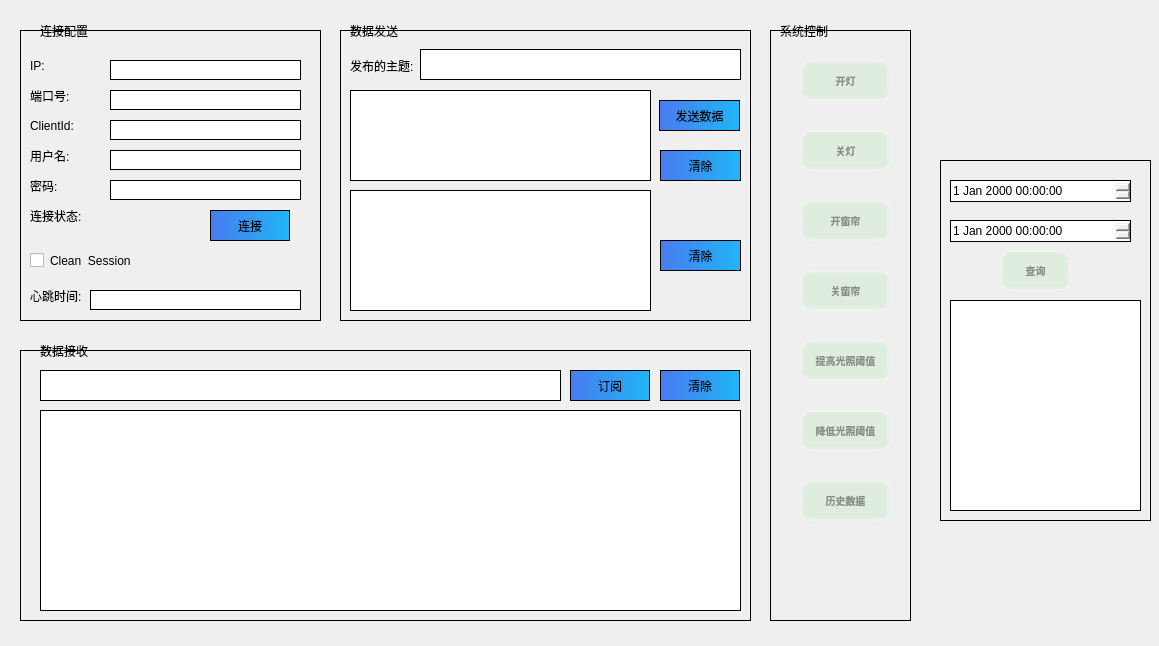
<?xml version="1.0" encoding="UTF-8"?>
<ui version="4.0">
 <class>mqttclient</class>
 <widget class="QWidget" name="mqttclient">
  <property name="geometry">
   <rect>
    <x>0</x>
    <y>0</y>
    <width>1159</width>
    <height>646</height>
   </rect>
  </property>
  <property name="windowTitle">
   <string>mqttclient</string>
  </property>
  <property name="styleSheet">
   <string notr="true">widget.setStyleSheet(&quot;border: 1px solid black;&quot;)</string>
  </property>
  <widget class="QLabel" name="label">
   <property name="geometry">
    <rect>
     <x>40</x>
     <y>20</y>
     <width>61</width>
     <height>21</height>
    </rect>
   </property>
   <property name="text">
    <string>连接配置</string>
   </property>
  </widget>
  <widget class="QLabel" name="label_2">
   <property name="geometry">
    <rect>
     <x>350</x>
     <y>20</y>
     <width>61</width>
     <height>21</height>
    </rect>
   </property>
   <property name="text">
    <string>数据发送</string>
   </property>
  </widget>
  <widget class="QLabel" name="label_3">
   <property name="geometry">
    <rect>
     <x>40</x>
     <y>340</y>
     <width>61</width>
     <height>21</height>
    </rect>
   </property>
   <property name="text">
    <string>数据接收</string>
   </property>
  </widget>
  <widget class="QWidget" name="widget" native="true">
   <property name="geometry">
    <rect>
     <x>20</x>
     <y>30</y>
     <width>301</width>
     <height>291</height>
    </rect>
   </property>
   <property name="styleSheet">
    <string notr="true">QWidget
{
	border:1px solid black;
}
QLabel,QCheckBox,QTextBrowser
{
	border:0px solid black;
}
QPushButton
{
    /*背景颜色 
    background-color:transparent;*/
    /*字体颜色为白色    
    color:black; */
    background: qlineargradient(x1:0, y1:0, x2:1, y2:0,stop:0 #497BF0,stop:1 #1FB6F6);
}
QPushButton:pressed
{
    /*按下时字向右移动4像素*/  
    padding-left:4px;
    /*按下时字向下移动4像素*/  
    padding-top:4px;
	
	background-color: rgb(85, 255, 0);
}</string>
   </property>
   <widget class="QLabel" name="label_4">
    <property name="geometry">
     <rect>
      <x>10</x>
      <y>20</y>
      <width>61</width>
      <height>31</height>
     </rect>
    </property>
    <property name="text">
     <string>IP:</string>
    </property>
   </widget>
   <widget class="QLabel" name="label_5">
    <property name="geometry">
     <rect>
      <x>10</x>
      <y>50</y>
      <width>61</width>
      <height>31</height>
     </rect>
    </property>
    <property name="text">
     <string>端口号:</string>
    </property>
   </widget>
   <widget class="QLabel" name="label_6">
    <property name="geometry">
     <rect>
      <x>10</x>
      <y>80</y>
      <width>61</width>
      <height>31</height>
     </rect>
    </property>
    <property name="text">
     <string>ClientId:</string>
    </property>
   </widget>
   <widget class="QLabel" name="label_7">
    <property name="geometry">
     <rect>
      <x>10</x>
      <y>110</y>
      <width>61</width>
      <height>31</height>
     </rect>
    </property>
    <property name="text">
     <string>用户名:</string>
    </property>
   </widget>
   <widget class="QLabel" name="label_8">
    <property name="geometry">
     <rect>
      <x>10</x>
      <y>140</y>
      <width>61</width>
      <height>31</height>
     </rect>
    </property>
    <property name="text">
     <string>密码:</string>
    </property>
   </widget>
   <widget class="QLabel" name="label_9">
    <property name="geometry">
     <rect>
      <x>10</x>
      <y>170</y>
      <width>61</width>
      <height>31</height>
     </rect>
    </property>
    <property name="text">
     <string>连接状态:</string>
    </property>
   </widget>
   <widget class="QCheckBox" name="CleanSession">
    <property name="geometry">
     <rect>
      <x>10</x>
      <y>210</y>
      <width>171</width>
      <height>41</height>
     </rect>
    </property>
    <property name="text">
     <string>Clean  Session</string>
    </property>
   </widget>
   <widget class="QLabel" name="label_10">
    <property name="geometry">
     <rect>
      <x>10</x>
      <y>250</y>
      <width>61</width>
      <height>31</height>
     </rect>
    </property>
    <property name="text">
     <string>心跳时间:</string>
    </property>
   </widget>
   <widget class="QLineEdit" name="lineEdit_IP">
    <property name="geometry">
     <rect>
      <x>90</x>
      <y>30</y>
      <width>191</width>
      <height>20</height>
     </rect>
    </property>
   </widget>
   <widget class="QLineEdit" name="lineEdit_Port">
    <property name="geometry">
     <rect>
      <x>90</x>
      <y>60</y>
      <width>191</width>
      <height>20</height>
     </rect>
    </property>
   </widget>
   <widget class="QLineEdit" name="lineEdit_ClientId">
    <property name="geometry">
     <rect>
      <x>90</x>
      <y>90</y>
      <width>191</width>
      <height>20</height>
     </rect>
    </property>
   </widget>
   <widget class="QLineEdit" name="lineEdit_username">
    <property name="geometry">
     <rect>
      <x>90</x>
      <y>120</y>
      <width>191</width>
      <height>20</height>
     </rect>
    </property>
   </widget>
   <widget class="QLineEdit" name="lineEdit_password">
    <property name="geometry">
     <rect>
      <x>90</x>
      <y>150</y>
      <width>191</width>
      <height>20</height>
     </rect>
    </property>
   </widget>
   <widget class="QLineEdit" name="lineEdit_time">
    <property name="geometry">
     <rect>
      <x>70</x>
      <y>260</y>
      <width>211</width>
      <height>20</height>
     </rect>
    </property>
   </widget>
   <widget class="QPushButton" name="btn_conn">
    <property name="geometry">
     <rect>
      <x>190</x>
      <y>180</y>
      <width>80</width>
      <height>31</height>
     </rect>
    </property>
    <property name="styleSheet">
     <string notr="true"/>
    </property>
    <property name="text">
     <string>连接</string>
    </property>
   </widget>
   <widget class="QLabel" name="Status_label">
    <property name="geometry">
     <rect>
      <x>90</x>
      <y>180</y>
      <width>91</width>
      <height>31</height>
     </rect>
    </property>
    <property name="text">
     <string/>
    </property>
   </widget>
   <zorder>btn_conn</zorder>
   <zorder>label_4</zorder>
   <zorder>label_5</zorder>
   <zorder>label_6</zorder>
   <zorder>label_7</zorder>
   <zorder>label_8</zorder>
   <zorder>label_9</zorder>
   <zorder>CleanSession</zorder>
   <zorder>label_10</zorder>
   <zorder>lineEdit_IP</zorder>
   <zorder>lineEdit_Port</zorder>
   <zorder>lineEdit_ClientId</zorder>
   <zorder>lineEdit_username</zorder>
   <zorder>lineEdit_password</zorder>
   <zorder>lineEdit_time</zorder>
   <zorder>Status_label</zorder>
  </widget>
  <widget class="QWidget" name="widget_3" native="true">
   <property name="geometry">
    <rect>
     <x>340</x>
     <y>30</y>
     <width>411</width>
     <height>291</height>
    </rect>
   </property>
   <property name="styleSheet">
    <string notr="true">QWidget
{
	border:1px solid black;
}
QLabel
{
	border:0px solid black;
}
QPushButton
{
    /*背景颜色 
    background-color:transparent;*/
    /*字体颜色为白色    
    color:black; */
    background: qlineargradient(x1:0, y1:0, x2:1, y2:0,stop:0 #497BF0,stop:1 #1FB6F6);
}
QPushButton:pressed
{
    /*按下时字向右移动4像素*/  
    padding-left:4px;
    /*按下时字向下移动4像素*/  
    padding-top:4px;
	
	background-color: rgb(85, 255, 0);
}</string>
   </property>
   <widget class="QLabel" name="label_12">
    <property name="geometry">
     <rect>
      <x>10</x>
      <y>20</y>
      <width>71</width>
      <height>31</height>
     </rect>
    </property>
    <property name="text">
     <string>发布的主题:</string>
    </property>
   </widget>
   <widget class="QPushButton" name="btn_pub">
    <property name="geometry">
     <rect>
      <x>319</x>
      <y>70</y>
      <width>81</width>
      <height>31</height>
     </rect>
    </property>
    <property name="text">
     <string>发送数据</string>
    </property>
   </widget>
   <widget class="QPushButton" name="btn_pub_clear">
    <property name="geometry">
     <rect>
      <x>320</x>
      <y>120</y>
      <width>81</width>
      <height>31</height>
     </rect>
    </property>
    <property name="text">
     <string>清除</string>
    </property>
   </widget>
   <widget class="QPushButton" name="pushButton_pub">
    <property name="geometry">
     <rect>
      <x>320</x>
      <y>210</y>
      <width>81</width>
      <height>31</height>
     </rect>
    </property>
    <property name="text">
     <string>清除</string>
    </property>
   </widget>
   <widget class="QLineEdit" name="lineEdit_publish">
    <property name="geometry">
     <rect>
      <x>80</x>
      <y>19</y>
      <width>321</width>
      <height>31</height>
     </rect>
    </property>
   </widget>
   <widget class="QTextEdit" name="textEdit_publish">
    <property name="geometry">
     <rect>
      <x>10</x>
      <y>60</y>
      <width>301</width>
      <height>91</height>
     </rect>
    </property>
   </widget>
   <widget class="QTextBrowser" name="textBrowser_pub">
    <property name="geometry">
     <rect>
      <x>10</x>
      <y>160</y>
      <width>301</width>
      <height>121</height>
     </rect>
    </property>
   </widget>
  </widget>
  <widget class="QWidget" name="widget_2" native="true">
   <property name="geometry">
    <rect>
     <x>20</x>
     <y>350</y>
     <width>731</width>
     <height>271</height>
    </rect>
   </property>
   <property name="styleSheet">
    <string notr="true">QWidget
{
	border:1px solid black;
}
QLabel
{
	border:0px solid black;
}
QPushButton
{
    /*背景颜色 
    background-color:transparent;*/
    /*字体颜色为白色    
    color:black; */
    background: qlineargradient(x1:0, y1:0, x2:1, y2:0,stop:0 #497BF0,stop:1 #1FB6F6);
}
QPushButton:pressed
{
    /*按下时字向右移动4像素*/  
    padding-left:4px;
    /*按下时字向下移动4像素*/  
    padding-top:4px;
	
	background-color: rgb(85, 255, 0);
}</string>
   </property>
   <widget class="QPushButton" name="btn_sub">
    <property name="geometry">
     <rect>
      <x>550</x>
      <y>20</y>
      <width>80</width>
      <height>31</height>
     </rect>
    </property>
    <property name="text">
     <string>订阅</string>
    </property>
   </widget>
   <widget class="QPushButton" name="btn_sub_clear">
    <property name="geometry">
     <rect>
      <x>640</x>
      <y>20</y>
      <width>80</width>
      <height>31</height>
     </rect>
    </property>
    <property name="text">
     <string>清除</string>
    </property>
   </widget>
   <widget class="QLineEdit" name="lineEdit_subscribe">
    <property name="geometry">
     <rect>
      <x>20</x>
      <y>20</y>
      <width>521</width>
      <height>31</height>
     </rect>
    </property>
   </widget>
   <widget class="QTextBrowser" name="textBrowser_recv">
    <property name="geometry">
     <rect>
      <x>20</x>
      <y>60</y>
      <width>701</width>
      <height>201</height>
     </rect>
    </property>
   </widget>
  </widget>
  <widget class="QWidget" name="widget_4" native="true">
   <property name="geometry">
    <rect>
     <x>770</x>
     <y>30</y>
     <width>141</width>
     <height>591</height>
    </rect>
   </property>
   <property name="styleSheet">
    <string notr="true">QWidget
{
	border:1px solid black;
}</string>
   </property>
   <widget class="QPushButton" name="btn_openled">
    <property name="geometry">
     <rect>
      <x>30</x>
      <y>30</y>
      <width>91</width>
      <height>41</height>
     </rect>
    </property>
    <property name="styleSheet">
     <string notr="true">QPushButton{
                   background-color:rgba(100,225,100,30);
                   border-style:outset;                
                   border-width:4px;                     
                   border-radius:10px;                   
                   border-color:rgba(255,255,255,30);   
                   font:bold 10px;                      
                   color:rgba(0,0,0,100);               
                   padding:6px;                          
				
}
QPushButton:pressed{
                   background-color:rgba(100,255,100,200);
                   border-color:rgba(255,255,255,30);
                   border-style:inset;
                   color:rgba(0,0,0,100);
				 /*按下时字向右移动2像素*/  
    				padding-left:2px;
    				/*按下时字向下移动2像素*/  
   	 			padding-top:2px;
}
QPushButton:hover{
                   background-color:rgba(100,255,100,100);
                   border-color:rgba(255,255,255,200);
                   color:rgba(0,0,0,200);
}</string>
    </property>
    <property name="text">
     <string>开灯</string>
    </property>
   </widget>
   <widget class="QPushButton" name="btn_closeled">
    <property name="geometry">
     <rect>
      <x>30</x>
      <y>100</y>
      <width>91</width>
      <height>41</height>
     </rect>
    </property>
    <property name="styleSheet">
     <string notr="true">QPushButton{
                   background-color:rgba(100,225,100,30);
                   border-style:outset;                
                   border-width:4px;                     
                   border-radius:10px;                   
                   border-color:rgba(255,255,255,30);   
                   font:bold 10px;                      
                   color:rgba(0,0,0,100);               
                   padding:6px;                          
				
}
QPushButton:pressed{
                   background-color:rgba(100,255,100,200);
                   border-color:rgba(255,255,255,30);
                   border-style:inset;
                   color:rgba(0,0,0,100);
				 /*按下时字向右移动2像素*/  
    				padding-left:2px;
    				/*按下时字向下移动2像素*/  
   	 			padding-top:2px;
}
QPushButton:hover{
                   background-color:rgba(100,255,100,100);
                   border-color:rgba(255,255,255,200);
                   color:rgba(0,0,0,200);
}</string>
    </property>
    <property name="text">
     <string>关灯</string>
    </property>
   </widget>
   <widget class="QPushButton" name="btn_opencurtain">
    <property name="geometry">
     <rect>
      <x>30</x>
      <y>170</y>
      <width>91</width>
      <height>41</height>
     </rect>
    </property>
    <property name="styleSheet">
     <string notr="true">QPushButton{
                   background-color:rgba(100,225,100,30);
                   border-style:outset;                
                   border-width:4px;                     
                   border-radius:10px;                   
                   border-color:rgba(255,255,255,30);   
                   font:bold 10px;                      
                   color:rgba(0,0,0,100);               
                   padding:6px;                          
				
}
QPushButton:pressed{
                   background-color:rgba(100,255,100,200);
                   border-color:rgba(255,255,255,30);
                   border-style:inset;
                   color:rgba(0,0,0,100);
				 /*按下时字向右移动2像素*/  
    				padding-left:2px;
    				/*按下时字向下移动2像素*/  
   	 			padding-top:2px;
}
QPushButton:hover{
                   background-color:rgba(100,255,100,100);
                   border-color:rgba(255,255,255,200);
                   color:rgba(0,0,0,200);
}</string>
    </property>
    <property name="text">
     <string>开窗帘</string>
    </property>
   </widget>
   <widget class="QPushButton" name="btn_closecurtain">
    <property name="geometry">
     <rect>
      <x>30</x>
      <y>240</y>
      <width>91</width>
      <height>41</height>
     </rect>
    </property>
    <property name="styleSheet">
     <string notr="true">QPushButton{
                   background-color:rgba(100,225,100,30);
                   border-style:outset;                
                   border-width:4px;                     
                   border-radius:10px;                   
                   border-color:rgba(255,255,255,30);   
                   font:bold 10px;                      
                   color:rgba(0,0,0,100);               
                   padding:6px;                          
				
}
QPushButton:pressed{
                   background-color:rgba(100,255,100,200);
                   border-color:rgba(255,255,255,30);
                   border-style:inset;
                   color:rgba(0,0,0,100);
				 /*按下时字向右移动2像素*/  
    				padding-left:2px;
    				/*按下时字向下移动2像素*/  
   	 			padding-top:2px;
}
QPushButton:hover{
                   background-color:rgba(100,255,100,100);
                   border-color:rgba(255,255,255,200);
                   color:rgba(0,0,0,200);
}</string>
    </property>
    <property name="text">
     <string>关窗帘</string>
    </property>
   </widget>
   <widget class="QPushButton" name="btn_increase">
    <property name="geometry">
     <rect>
      <x>30</x>
      <y>310</y>
      <width>91</width>
      <height>41</height>
     </rect>
    </property>
    <property name="styleSheet">
     <string notr="true">QPushButton{
                   background-color:rgba(100,225,100,30);
                   border-style:outset;                
                   border-width:4px;                     
                   border-radius:10px;                   
                   border-color:rgba(255,255,255,30);   
                   font:bold 10px;                      
                   color:rgba(0,0,0,100);               
                   padding:6px;                          
				
}
QPushButton:pressed{
                   background-color:rgba(100,255,100,200);
                   border-color:rgba(255,255,255,30);
                   border-style:inset;
                   color:rgba(0,0,0,100);
				 /*按下时字向右移动2像素*/  
    				padding-left:2px;
    				/*按下时字向下移动2像素*/  
   	 			padding-top:2px;
}
QPushButton:hover{
                   background-color:rgba(100,255,100,100);
                   border-color:rgba(255,255,255,200);
                   color:rgba(0,0,0,200);
}</string>
    </property>
    <property name="text">
     <string>提高光照阈值</string>
    </property>
   </widget>
   <widget class="QPushButton" name="btn_decrease">
    <property name="geometry">
     <rect>
      <x>30</x>
      <y>380</y>
      <width>91</width>
      <height>41</height>
     </rect>
    </property>
    <property name="styleSheet">
     <string notr="true">QPushButton{
                   background-color:rgba(100,225,100,30);
                   border-style:outset;                
                   border-width:4px;                     
                   border-radius:10px;                   
                   border-color:rgba(255,255,255,30);   
                   font:bold 10px;                      
                   color:rgba(0,0,0,100);               
                   padding:6px;                          
				
}
QPushButton:pressed{
                   background-color:rgba(100,255,100,200);
                   border-color:rgba(255,255,255,30);
                   border-style:inset;
                   color:rgba(0,0,0,100);
				 /*按下时字向右移动2像素*/  
    				padding-left:2px;
    				/*按下时字向下移动2像素*/  
   	 			padding-top:2px;
}
QPushButton:hover{
                   background-color:rgba(100,255,100,100);
                   border-color:rgba(255,255,255,200);
                   color:rgba(0,0,0,200);
}</string>
    </property>
    <property name="text">
     <string>降低光照阈值</string>
    </property>
   </widget>
   <widget class="QPushButton" name="btn_history">
    <property name="geometry">
     <rect>
      <x>30</x>
      <y>450</y>
      <width>91</width>
      <height>41</height>
     </rect>
    </property>
    <property name="styleSheet">
     <string notr="true">QPushButton{
                   background-color:rgba(100,225,100,30);
                   border-style:outset;                
                   border-width:4px;                     
                   border-radius:10px;                   
                   border-color:rgba(255,255,255,30);   
                   font:bold 10px;                      
                   color:rgba(0,0,0,100);               
                   padding:6px;                          
				
}
QPushButton:pressed{
                   background-color:rgba(100,255,100,200);
                   border-color:rgba(255,255,255,30);
                   border-style:inset;
                   color:rgba(0,0,0,100);
				 /*按下时字向右移动2像素*/  
    				padding-left:2px;
    				/*按下时字向下移动2像素*/  
   	 			padding-top:2px;
}
QPushButton:hover{
                   background-color:rgba(100,255,100,100);
                   border-color:rgba(255,255,255,200);
                   color:rgba(0,0,0,200);
}</string>
    </property>
    <property name="text">
     <string>历史数据</string>
    </property>
   </widget>
  </widget>
  <widget class="QLabel" name="label_11">
   <property name="geometry">
    <rect>
     <x>780</x>
     <y>20</y>
     <width>71</width>
     <height>21</height>
    </rect>
   </property>
   <property name="text">
    <string>系统控制</string>
   </property>
  </widget>
  <widget class="QWidget" name="widget_his" native="true">
   <property name="geometry">
    <rect>
     <x>940</x>
     <y>160</y>
     <width>211</width>
     <height>361</height>
    </rect>
   </property>
   <property name="styleSheet">
    <string notr="true">QWidget
{
	border:1px solid black;
}</string>
   </property>
   <widget class="QPushButton" name="btn_select">
    <property name="geometry">
     <rect>
      <x>60</x>
      <y>90</y>
      <width>71</width>
      <height>41</height>
     </rect>
    </property>
    <property name="styleSheet">
     <string notr="true">QPushButton{
                   background-color:rgba(100,225,100,30);
                   border-style:outset;                
                   border-width:4px;                     
                   border-radius:10px;                   
                   border-color:rgba(255,255,255,30);   
                   font:bold 10px;                      
                   color:rgba(0,0,0,100);               
                   padding:6px;                          
				
}
QPushButton:pressed{
                   background-color:rgba(100,255,100,200);
                   border-color:rgba(255,255,255,30);
                   border-style:inset;
                   color:rgba(0,0,0,100);
				 /*按下时字向右移动2像素*/  
    				padding-left:2px;
    				/*按下时字向下移动2像素*/  
   	 			padding-top:2px;
}
QPushButton:hover{
                   background-color:rgba(100,255,100,100);
                   border-color:rgba(255,255,255,200);
                   color:rgba(0,0,0,200);
}</string>
    </property>
    <property name="text">
     <string>查询</string>
    </property>
   </widget>
   <widget class="QTextEdit" name="textEdit_his">
    <property name="geometry">
     <rect>
      <x>10</x>
      <y>140</y>
      <width>191</width>
      <height>211</height>
     </rect>
    </property>
   </widget>
   <widget class="QDateTimeEdit" name="dateTimeEdit_start">
    <property name="geometry">
     <rect>
      <x>10</x>
      <y>20</y>
      <width>181</width>
      <height>22</height>
     </rect>
    </property>
   </widget>
   <widget class="QDateTimeEdit" name="dateTimeEdit_end">
    <property name="geometry">
     <rect>
      <x>10</x>
      <y>60</y>
      <width>181</width>
      <height>22</height>
     </rect>
    </property>
   </widget>
  </widget>
  <zorder>widget_4</zorder>
  <zorder>label</zorder>
  <zorder>label_2</zorder>
  <zorder>label_3</zorder>
  <zorder>widget</zorder>
  <zorder>widget_3</zorder>
  <zorder>widget_2</zorder>
  <zorder>label_11</zorder>
  <zorder>widget_his</zorder>
 </widget>
 <resources/>
 <connections/>
</ui>
